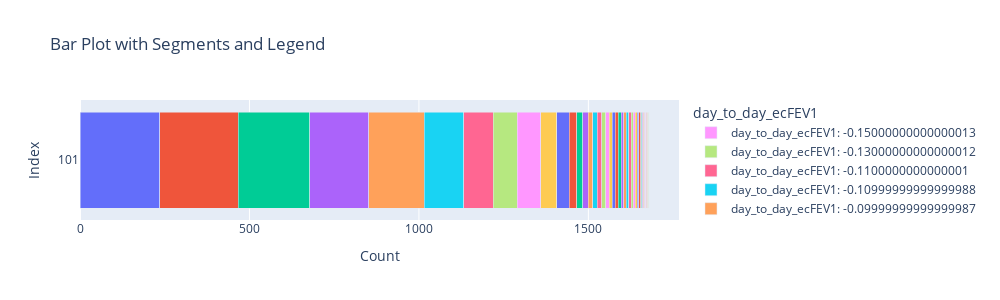

The code cell stored with this chart in its notebook:
### Code cell
import plotly.graph_objects as go

# Assuming df_valc is a DataFrame with columns: "count", "day_to_day_ecFEV1", and an index
# Create a list of unique values for day_to_day_ecFEV1
unique_values = df_valc["day_to_day_ecFEV1"].unique()

# Create a color map for each unique value
# color_map = {
#     value: color for value, color in zip(unique_values, ["red", "blue", "green", "orange", "purple"])
# }

# Create a figure
fig = go.Figure()

# Add a bar trace for each unique value of day_to_day_ecFEV1
for value in unique_values:
    filtered_data = df_valc[df_valc["day_to_day_ecFEV1"] == value]
    fig.add_trace(
        go.Bar(
            y=filtered_data.index,
            x=filtered_data["count"],
            orientation="h",
            name=f"day_to_day_ecFEV1: {value}",
            # marker=dict(color=color_map[value])
        )
    )

# Update layout to show the legend
fig.update_layout(
    barmode="stack",  # Stack the bars
    title="Bar Plot with Segments and Legend",
    xaxis_title="Count",
    yaxis_title="Index",
    legend_title="day_to_day_ecFEV1",
    height=300,
    width=1000
)

# Show the figure
fig.show()

### Figure 1 — Plotly figure (JSON) as saved in the notebook; plotly's stock layout.template omitted (floating-point values rounded to 4 significant figures)
{"data": [{"name": "day_to_day_ecFEV1: 0.0", "orientation": "h", "type": "bar", "x": [235], "y": ["101"]}, {"name": "day_to_day_ecFEV1: 0.010000000000000009", "orientation": "h", "type": "bar", "x": [232], "y": ["101"]}, {"name": "day_to_day_ecFEV1: -0.010000000000000009", "orientation": "h", "type": "bar", "x": [211], "y": ["101"]}, {"name": "day_to_day_ecFEV1: 0.020000000000000018", "orientation": "h", "type": "bar", "x": [174], "y": ["101"]}, {"name": "day_to_day_ecFEV1: -0.020000000000000018", "orientation": "h", "type": "bar", "x": [163], "y": ["101"]}, {"name": "day_to_day_ecFEV1: 0.030000000000000027", "orientation": "h", "type": "bar", "x": [117], "y": ["101"]}, {"name": "day_to_day_ecFEV1: -0.030000000000000027", "orientation": "h", "type": "bar", "x": [87], "y": ["101"]}, {"name": "day_to_day_ecFEV1: -0.040000000000000036", "orientation": "h", "type": "bar", "x": [71], "y": ["101"]}, {"name": "day_to_day_ecFEV1: 0.040000000000000036", "orientation": "h", "type": "bar", "x": [70], "y": ["101"]}, {"name": "day_to_day_ecFEV1: 0.050000000000000044", "orientation": "h", "type": "bar", "x": [46], "y": ["101"]}, {"name": "day_to_day_ecFEV1: -0.050000000000000044", "orientation": "h", "type": "bar", "x": [37], "y": ["101"]}, {"name": "day_to_day_ecFEV1: -0.06000000000000005", "orientation": "h", "type": "bar", "x": [23], "y": ["101"]}, {"name": "day_to_day_ecFEV1: 0.06000000000000005", "orientation": "h", "type": "bar", "x": [18], "y": ["101"]}, {"name": "day_to_day_ecFEV1: 0.07000000000000006", "orientation": "h", "type": "bar", "x": [16], "y": ["101"]}, {"name": "day_to_day_ecFEV1: -0.029999999999999805", "orientation": "h", "type": "bar", "x": [13], "y": ["101"]}, {"name": "day_to_day_ecFEV1: -0.07000000000000006", "orientation": "h", "type": "bar", "x": [13], "y": ["101"]}, {"name": "day_to_day_ecFEV1: 0.039999999999999813", "orientation": "h", "type": "bar", "x": [13], "y": ["101"]}, {"name": "day_to_day_ecFEV1: 0.029999999999999805", "orientation": "h", "type": "bar", "x": [12], "y": ["101"]}, {"name": "day_to_day_ecFEV1: -0.05999999999999983", "orientation": "h", "type": "bar", "x": [10], "y": ["101"]}, {"name": "day_to_day_ecFEV1: -0.08000000000000007", "orientation": "h", "type": "bar", "x": [9], "y": ["101"]}, {"name": "day_to_day_ecFEV1: -0.039999999999999813", "orientation": "h", "type": "bar", "x": [9], "y": ["101"]}, {"name": "day_to_day_ecFEV1: -0.019999999999999796", "orientation": "h", "type": "bar", "x": [9], "y": ["101"]}, {"name": "day_to_day_ecFEV1: 0.05999999999999983", "orientation": "h", "type": "bar", "x": [9], "y": ["101"]}, {"name": "day_to_day_ecFEV1: 0.019999999999999796", "orientation": "h", "type": "bar", "x": [8], "y": ["101"]}, {"name": "day_to_day_ecFEV1: 0.04999999999999982", "orientation": "h", "type": "bar", "x": [7], "y": ["101"]}, {"name": "day_to_day_ecFEV1: 0.009999999999999787", "orientation": "h", "type": "bar", "x": [7], "y": ["101"]}, {"name": "day_to_day_ecFEV1: -0.04999999999999982", "orientation": "h", "type": "bar", "x": [7], "y": ["101"]}, {"name": "day_to_day_ecFEV1: -0.09000000000000008", "orientation": "h", "type": "bar", "x": [7], "y": ["101"]}, {"name": "day_to_day_ecFEV1: 0.06999999999999984", "orientation": "h", "type": "bar", "x": [6], "y": ["101"]}, {"name": "day_to_day_ecFEV1: 0.08000000000000007", "orientation": "h", "type": "bar", "x": [5], "y": ["101"]}, {"name": "day_to_day_ecFEV1: -0.009999999999999787", "orientation": "h", "type": "bar", "x": [5], "y": ["101"]}, {"name": "day_to_day_ecFEV1: -0.08999999999999986", "orientation": "h", "type": "bar", "x": [5], "y": ["101"]}, {"name": "day_to_day_ecFEV1: -0.10000000000000009", "orientation": "h", "type": "bar", "x": [4], "y": ["101"]}, {"name": "day_to_day_ecFEV1: 0.09000000000000008", "orientation": "h", "type": "bar", "x": [3], "y": ["101"]}, {"name": "day_to_day_ecFEV1: -0.06999999999999984", "orientation": "h", "type": "bar", "x": [2], "y": ["101"]}, {"name": "day_to_day_ecFEV1: 0.07999999999999985", "orientation": "h", "type": "bar", "x": [2], "y": ["101"]}, {"name": "day_to_day_ecFEV1: -0.07999999999999985", "orientation": "h", "type": "bar", "x": [2], "y": ["101"]}, {"name": "day_to_day_ecFEV1: -0.15999999999999992", "orientation": "h", "type": "bar", "x": [1], "y": ["101"]}, {"name": "day_to_day_ecFEV1: 0.13000000000000012", "orientation": "h", "type": "bar", "x": [1], "y": ["101"]}, {"name": "day_to_day_ecFEV1: 0.1200000000000001", "orientation": "h", "type": "bar", "x": [1], "y": ["101"]}, {"name": "day_to_day_ecFEV1: 0.1100000000000001", "orientation": "h", "type": "bar", "x": [1], "y": ["101"]}, {"name": "day_to_day_ecFEV1: 0.10999999999999988", "orientation": "h", "type": "bar", "x": [1], "y": ["101"]}, {"name": "day_to_day_ecFEV1: 0.09999999999999987", "orientation": "h", "type": "bar", "x": [1], "y": ["101"]}, {"name": "day_to_day_ecFEV1: 0.08999999999999986", "orientation": "h", "type": "bar", "x": [1], "y": ["101"]}, {"name": "day_to_day_ecFEV1: -0.09999999999999987", "orientation": "h", "type": "bar", "x": [1], "y": ["101"]}, {"name": "day_to_day_ecFEV1: -0.10999999999999988", "orientation": "h", "type": "bar", "x": [1], "y": ["101"]}, {"name": "day_to_day_ecFEV1: -0.1100000000000001", "orientation": "h", "type": "bar", "x": [1], "y": ["101"]}, {"name": "day_to_day_ecFEV1: -0.13000000000000012", "orientation": "h", "type": "bar", "x": [1], "y": ["101"]}, {"name": "day_to_day_ecFEV1: -0.15000000000000013", "orientation": "h", "type": "bar", "x": [1], "y": ["101"]}], "layout": {"barmode": "stack", "height": 300, "legend": {"title": {"text": "day_to_day_ecFEV1"}}, "title": {"text": "Bar Plot with Segments and Legend"}, "width": 1000, "xaxis": {"title": {"text": "Count"}}, "yaxis": {"title": {"text": "Index"}}}}
